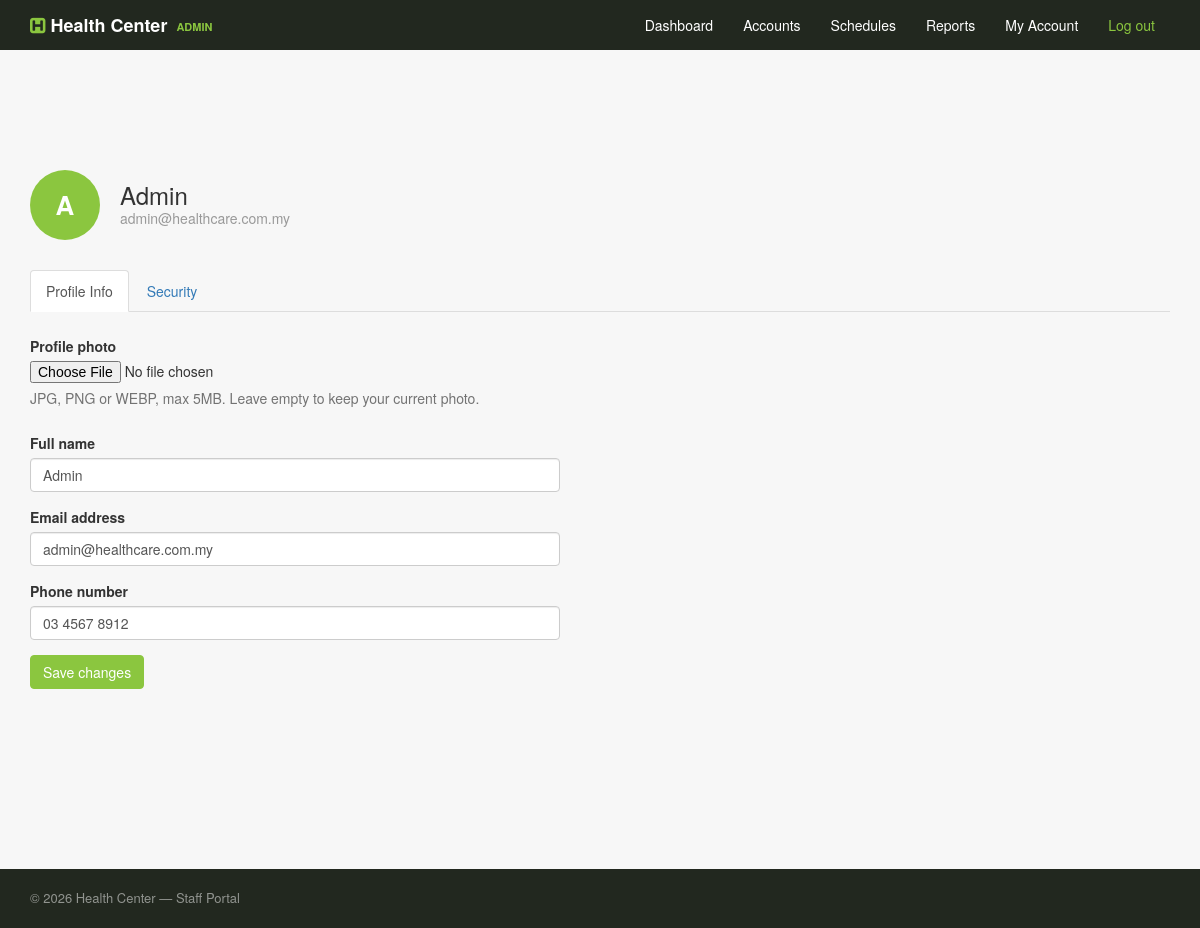
/public/profile.php (signed in), run on the app's committed database.
### tables this page shows
CREATE TABLE IF NOT EXISTS users (
    user_id         INT AUTO_INCREMENT PRIMARY KEY,
    full_name       VARCHAR(100)        NOT NULL,
    email           VARCHAR(150)        NOT NULL UNIQUE,
    password_hash   VARCHAR(255)        NOT NULL,  
    phone           VARCHAR(20),
    avatar_url      VARCHAR(500),
    role            ENUM('patient', 'doctor', 'assist', 'admin') NOT NULL DEFAULT 'patient',
    is_active       BOOLEAN             DEFAULT TRUE,    
    created_at      TIMESTAMP           DEFAULT CURRENT_TIMESTAMP,
    updated_at      TIMESTAMP           DEFAULT CURRENT_TIMESTAMP ON UPDATE CURRENT_TIMESTAMP
);

### src/models/User.php (called while the page is built, shortened)
<?php
class User
{
    public static function findById(PDO $db, int $id): ?array
    {
        $stmt = $db->prepare('SELECT * FROM users WHERE user_id = :id LIMIT 1');
        $stmt->execute(['id' => $id]);
        $row = $stmt->fetch(PDO::FETCH_ASSOC);
        return $row ?: null;
    }
}

### public/profile.php (the view, shortened to what this page needs)
<?php
$db      = Database::getConnection();
$userId  = $_SESSION['user_id'];
$role    = $_SESSION['role'] ?? 'patient';
$user = User::findById($db, $userId);
$showAppointmentsTab = in_array($role, ['patient', 'doctor'], true);
$activeTab = $showAppointmentsTab ? 'tab-appointments' : 'tab-info';
$usesStaffHeader = in_array($role, ['doctor', 'admin', 'assist'], true);
$formPrefix      = $usesStaffHeader ? '../' : '';
function initials(string $name): string {
    $parts = preg_split('/\s+/', trim($name));
    $letters = array_map(fn($p) => mb_strtoupper(mb_substr($p, 0, 1)), array_slice($parts, 0, 2));
    return implode('', $letters);
}
?>
<section id="profile-page" style="padding:60px 0; min-height:60vh;">
    <div class="container">
        <div class="row" style="margin-bottom:30px;">
            <div class="col-md-12" style="display:flex; align-items:center; gap:20px;">
                <?php if (!empty($user['avatar_url'])): ?>
                    <img src="<?= htmlspecialchars($user['avatar_url']) ?>" alt="Avatar"
                         style="width:70px;height:70px;border-radius:50%;object-fit:cover;">
                <?php else: ?>
                    <div style="width:70px;height:70px;border-radius:50%;background:#8BC63F;color:#fff;
                                display:flex;align-items:center;justify-content:center;font-size:26px;font-weight:600;">
                        <?= htmlspecialchars(initials($user['full_name'])) ?>
                    </div>
                <?php endif; ?>
                <div>
                    <h3 style="margin:0;"><?= htmlspecialchars($user['full_name']) ?></h3>
                    <p style="margin:0;color:#999;"><?= htmlspecialchars($user['email']) ?></p>
                </div>
            </div>
        </div>
        <ul class="nav nav-tabs" role="tablist" style="margin-bottom:24px;">
            <li role="presentation" class="<?= $activeTab === 'tab-info' ? 'active' : '' ?>"><a href="#tab-info" aria-controls="tab-info" role="tab" data-toggle="tab">Profile Info</a></li>
            <li role="presentation" class="<?= $activeTab === 'tab-security' ? 'active' : '' ?>"><a href="#tab-security" aria-controls="tab-security" role="tab" data-toggle="tab">Security</a></li>
        </ul>
        <div class="tab-content">
            <div role="tabpanel" class="tab-pane <?= $activeTab === 'tab-info' ? 'active' : '' ?>" id="tab-info">
                <?php require __DIR__ . '/profile-tabs/info.php'; ?>
            </div>
        </div>
    </div>
</section>

### public/profile-tabs/info.php (shortened to what this page needs)
<form method="post" action="<?= $formPrefix ?>profile.php" class="form-horizontal profile-form" enctype="multipart/form-data">
    <div class="form-group">
        <label>Profile photo</label>
        <div style="display:flex;align-items:center;gap:16px;">
            <input type="file" name="avatar" accept="image/png,image/jpeg,image/jpg,image/webp">
        </div>
        <p class="help-block">JPG, PNG or WEBP, max 5MB. Leave empty to keep your current photo.</p>
    </div>
    <div class="form-group">
        <label>Full name</label>
        <input type="text" name="full_name" class="form-control" value="<?= htmlspecialchars($user['full_name']) ?>" required>
    </div>
    <div class="form-group">
        <label>Email address</label>
        <input type="email" name="email" class="form-control" value="<?= htmlspecialchars($user['email']) ?>" required>
    </div>
    <div class="form-group">
        <label>Phone number</label>
        <input type="tel" name="phone" class="form-control" value="<?= htmlspecialchars($user['phone'] ?? '') ?>">
    </div>
    <button type="submit" class="btn btn-primary profile-form-btn">Save changes</button>
</form>

### public/css/custom.css (style rules this page uses)
:root { --color-primary: #8BC63F; --color-primary-dark: #6EA32E; --color-primary-light: #EAF6D6; --color-dark: #22281F; --color-text: #3C3C3C; --color-muted: #757575; --color-border: #E7E7E7; --radius: 10px; }
.profile-form { max-width:500px; margin: 0 15px; }
.profile-form-btn { background:#8BC63F; border-color:#8BC63F; margin-left: -15px; }

### data on the page
users: full_name "A", full_name "Admin", email "admin@healthcare.com.my", phone "03 4567 8912"

### other printed values
$roleLabel "ADMIN"
$link['label'] "Dashboard"
$link['label'] "Accounts"
$link['label'] "Schedules"
$link['label'] "Reports"
$link['label'] "My Account"
